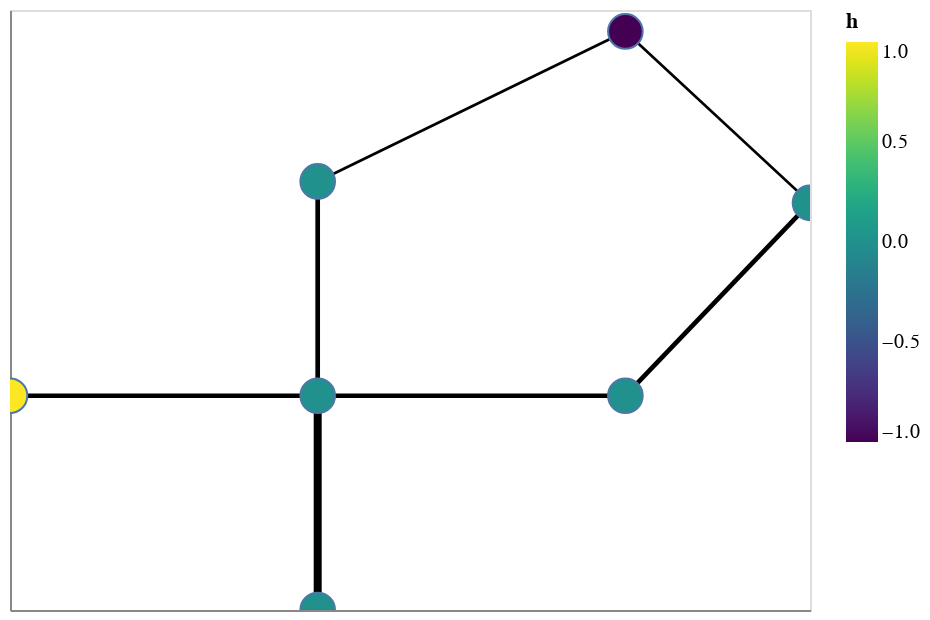

The notebook cell this image was saved under:
### Code cell
import nx_altair as nxa

viz = nxa.draw_networkx(
    nx_g, pos=pos,
    node_color='h',
    cmap='viridis',
    width='weights',
    edge_color='black',
)

viz.interactive()

### Figure 1 — Vega-Lite specification as saved in the notebook (floating-point values rounded to 4 significant figures)
{"config": {"view": {"continuousWidth": 400, "continuousHeight": 300}}, "layer": [{"data": {"name": "data-2764baf9c344498d4d7132f473c3ef70"}, "mark": {"type": "line", "color": "black", "opacity": 1}, "encoding": {"detail": {"type": "quantitative", "field": "edge"}, "size": {"type": "quantitative", "field": "weights", "legend": null}, "x": {"type": "quantitative", "axis": {"grid": false, "labels": false, "ticks": false, "title": ""}, "field": "x"}, "y": {"type": "quantitative", "axis": {"grid": false, "labels": false, "ticks": false, "title": ""}, "field": "y"}}, "selection": {"selector001": {"type": "interval", "bind": "scales", "encodings": ["x", "y"]}}}, {"data": {"name": "data-7c085e41a0ba696f971001950deb034f"}, "mark": {"type": "point", "opacity": 1, "size": 300, "strokeWidth": 1.0}, "encoding": {"fill": {"type": "quantitative", "field": "h", "scale": {"scheme": "viridis"}}, "x": {"type": "quantitative", "axis": {"grid": false, "labels": false, "ticks": false}, "field": "x"}, "y": {"type": "quantitative", "axis": {"grid": false, "labels": false, "ticks": false}, "field": "y"}}}], "$schema": "https://vega.github.io/schema/vega-lite/v4.8.1.json", "datasets": {"data-2764baf9c344498d4d7132f473c3ef70": [{"target": 1, "edge": 0, "pair": [0, 1], "x": 10, "y": 10, "weights": 0.4, "source": 0}, {"target": 1, "edge": 0, "pair": [0, 1], "x": 15, "y": 10, "weights": 0.4, "source": 0}, {"target": 2, "edge": 1, "pair": [1, 2], "x": 15, "y": 10, "weights": 0.4, "source": 1}, {"target": 2, "edge": 1, "pair": [1, 2], "x": 15, "y": 20, "weights": 0.4, "source": 1}, {"target": 3, "edge": 2, "pair": [1, 3], "x": 15, "y": 10, "weights": 0.4, "source": 1}, {"target": 3, "edge": 2, "pair": [1, 3], "x": 20, "y": 10, "weights": 0.4, "source": 1}, {"target": 4, "edge": 3, "pair": [1, 4], "x": 15, "y": 10, "weights": 0.9, "source": 1}, {"target": 4, "edge": 3, "pair": [1, 4], "x": 15, "y": 0, "weights": 0.9, "source": 1}, {"target": 5, "edge": 4, "pair": [2, 5], "x": 15, "y": 20, "weights": 0.1, "source": 2}, {"target": 5, "edge": 4, "pair": [2, 5], "x": 20, "y": 27, "weights": 0.1, "source": 2}, {"target": 6, "edge": 5, "pair": [3, 6], "x": 20, "y": 10, "weights": 0.4, "source": 3}, {"target": 6, "edge": 5, "pair": [3, 6], "x": 23, "y": 19, "weights": 0.4, "source": 3}, {"target": 6, "edge": 6, "pair": [5, 6], "x": 20, "y": 27, "weights": 0.1, "source": 5}, {"target": 6, "edge": 6, "pair": [5, 6], "x": 23, "y": 19, "weights": 0.1, "source": 5}], "data-7c085e41a0ba696f971001950deb034f": [{"x": 10, "y": 10, "h": 1}, {"x": 15, "y": 10, "h": 0}, {"x": 15, "y": 20, "h": 0}, {"x": 20, "y": 10, "h": 0}, {"x": 15, "y": 0, "h": 0}, {"x": 20, "y": 27, "h": -1}, {"x": 23, "y": 19, "h": 0}]}}
